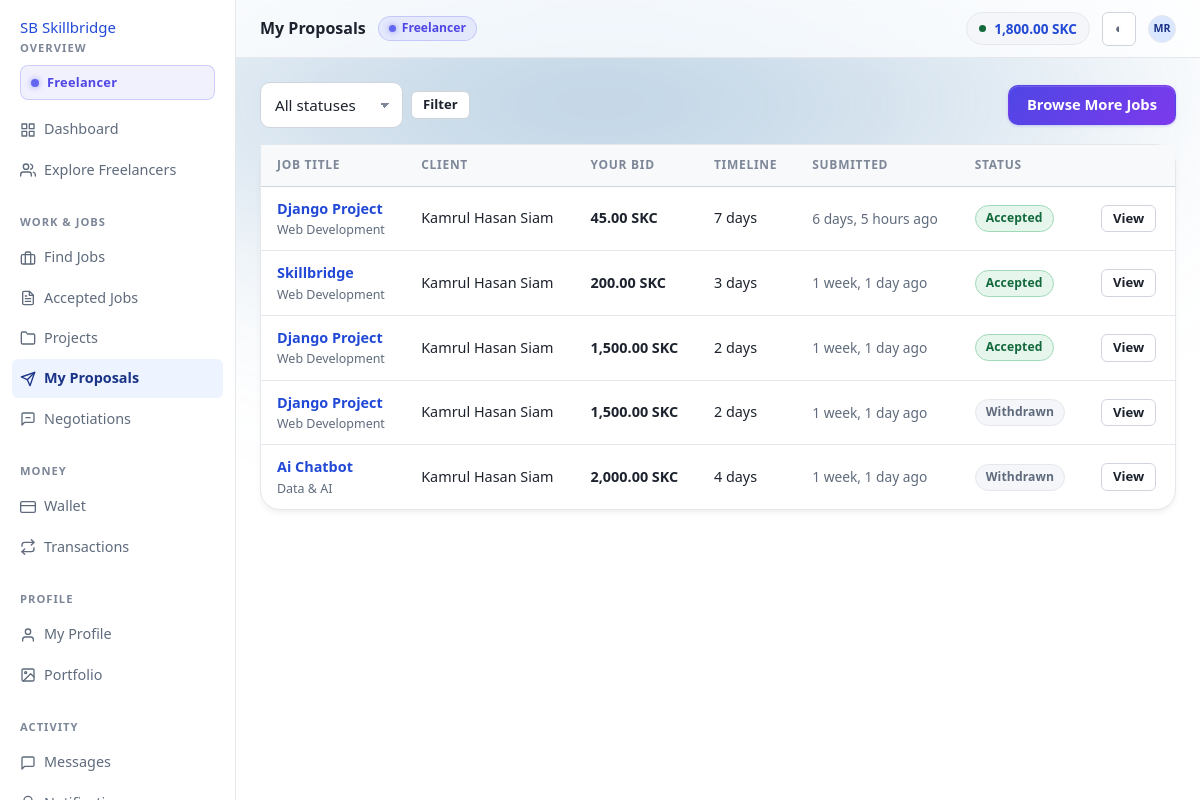
Page /proposals/mine/ (signed in) on the earlier database version.
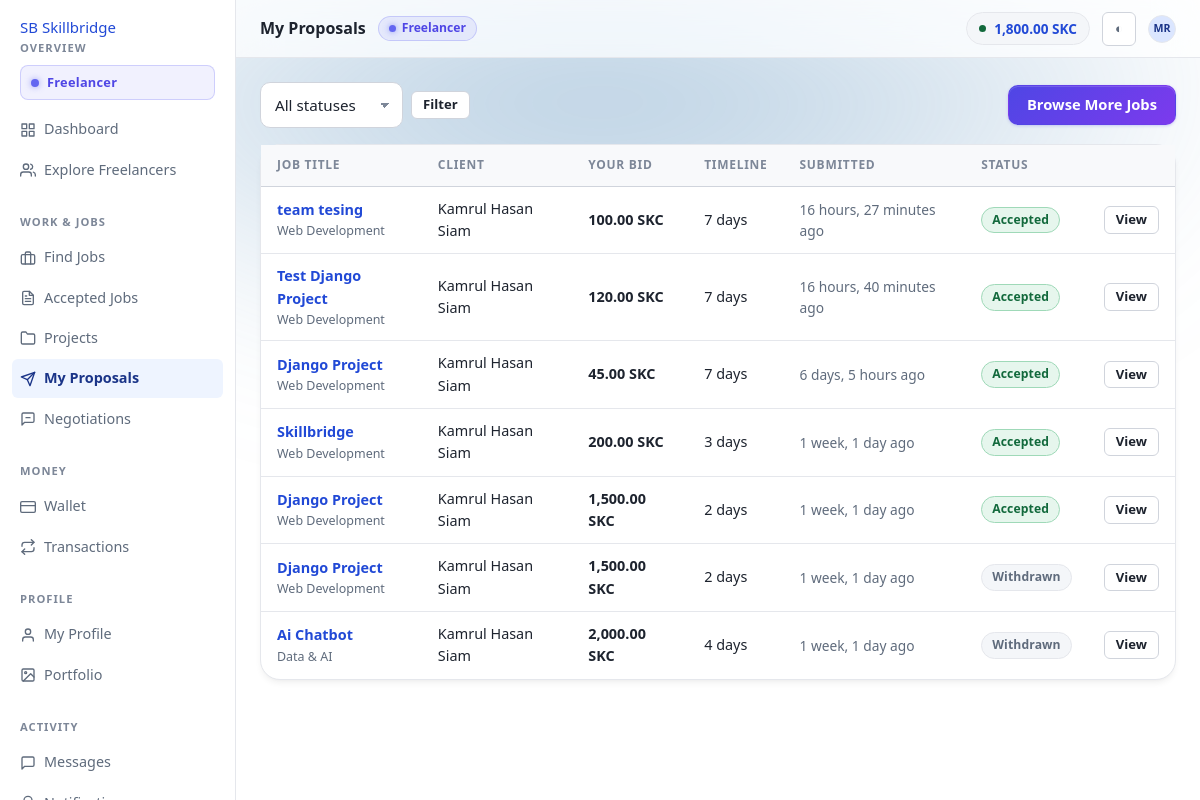
Same page on the later database version.
### apps/wallets/models.py (models this page shows, shortened)
class Wallet(TimeStampedModel):
    user = models.OneToOneField(settings.AUTH_USER_MODEL, on_delete=models.PROTECT, related_name='wallet')
    available_balance = MoneyField(help_text='Spendable SkillCoin.')
    reserved_balance = MoneyField(help_text='Locked for published job budgets or a pending withdrawal.')
    escrow_balance = MoneyField(help_text='Committed to funded projects.')
    lifetime_deposited = MoneyField()
    lifetime_withdrawn = MoneyField()
    lifetime_earned = MoneyField()
    lifetime_spent = MoneyField()
    is_frozen = models.BooleanField(default=False, help_text='Admin freeze — blocks every outgoing movement.')
    frozen_reason = models.CharField(max_length=300, blank=True)
    version = models.PositiveBigIntegerField(default=0, help_text='Incremented on every mutation; detects lost updates.')
    class Meta:
        constraints = [models.CheckConstraint(check=models.Q(available_balance__gte=ZERO), name='wallet_available_non_negative'), models.CheckConstraint(check=models.Q(reserved_balance__gte=ZERO), name='wallet_reserved_non_negative'), models.CheckConstraint(check=models.Q(escrow_balance__gte=ZERO), name='wallet_escrow_non_negative')]

### apps/accounts/models.py (models this page shows, shortened)
class User(AbstractBaseUser, PermissionsMixin, UUIDModel, TimeStampedModel):
    class Status(models.TextChoices):
        ACTIVE = ('ACTIVE', 'Active')
        SUSPENDED = ('SUSPENDED', 'Suspended')
        BANNED = ('BANNED', 'Banned')
        CLOSED = ('CLOSED', 'Closed')
    email = models.EmailField(unique=True, db_index=True)
    username = models.CharField(max_length=50, unique=True, db_index=True, validators=[USERNAME_VALIDATOR])
    first_name = models.CharField(max_length=80, blank=True)
    last_name = models.CharField(max_length=80, blank=True)
    role = models.CharField(max_length=12, choices=Role.choices, db_index=True)
    is_email_verified = models.BooleanField(default=False, db_index=True)
    email_verified_at = models.DateTimeField(null=True, blank=True)
    status = models.CharField(max_length=10, choices=Status.choices, default=Status.ACTIVE, db_index=True)
    suspension_reason = models.TextField(blank=True)
    suspended_until = models.DateTimeField(null=True, blank=True)
    is_active = models.BooleanField(default=True)
    is_staff = models.BooleanField(default=False)
    date_joined = models.DateTimeField(default=timezone.now)
    last_seen_at = models.DateTimeField(null=True, blank=True)
    avatar = models.ImageField(upload_to='avatars/%Y/%m/', null=True, blank=True)
    objects = UserManager()
    USERNAME_FIELD = 'email'
    REQUIRED_FIELDS = ['username']
    class Meta:
        ordering = ('-date_joined',)
        indexes = [models.Index(fields=['role', 'status']), models.Index(fields=['-date_joined'])]
    @property
    def full_name(self) -> str:
        name = f'{self.first_name} {self.last_name}'.strip()
        return name or self.username
    @property
    def initials(self) -> str:
        parts = [p for p in (self.first_name, self.last_name) if p]
        if parts:
            return ''.join((p[0] for p in parts[:2])).upper()
        return self.username[:2].upper()
    @property
    def is_freelancer(self) -> bool:
        return self.role == Role.FREELANCER
    @property
    def is_platform_admin(self) -> bool:
        return self.role == Role.ADMIN or self.is_superuser
    @property
    def is_usable(self) -> bool:
        if not self.is_active or self.status in {self.Status.BANNED, self.Status.CLOSED}:
            return False
        if self.status == self.Status.SUSPENDED:
            if self.suspended_until and self.suspended_until <= timezone.now():
                return True
            return False
        return True

### apps/proposals/models.py (models this page shows, shortened)
class Proposal(BaseModel):
    class Status(models.TextChoices):
        SUBMITTED = ('SUBMITTED', 'Submitted')
        UNDER_REVIEW = ('UNDER_REVIEW', 'Under review')
        NEGOTIATING = ('NEGOTIATING', 'Negotiating')
        ACCEPTED = ('ACCEPTED', 'Accepted')
        REJECTED = ('REJECTED', 'Rejected')
        WITHDRAWN = ('WITHDRAWN', 'Withdrawn')
    OPEN_STATUSES = [Status.SUBMITTED, Status.UNDER_REVIEW, Status.NEGOTIATING]
    job = models.ForeignKey('marketplace.Job', on_delete=models.CASCADE, related_name='proposals')
    freelancer = models.ForeignKey(settings.AUTH_USER_MODEL, on_delete=models.CASCADE, related_name='proposals')
    cover_letter = models.TextField(max_length=5000, help_text='Explain your approach, relevant experience, and why you are the best fit.')
    proposed_amount = MoneyField(help_text='Proposed budget in SkillCoin.')
    estimated_days = models.PositiveSmallIntegerField(default=7, help_text='Estimated working days to complete the job.')
    deliverables = models.TextField(blank=True, max_length=3000, help_text='List of deliverables or milestones proposed, one per line.')
    revision_limit = models.PositiveSmallIntegerField(default=2, help_text='Number of free review/revision rounds included.')
    additional_message = models.TextField(blank=True, max_length=2000, help_text='Optional note regarding availability, calls, or prerequisites.')
    status = models.CharField(max_length=20, choices=Status.choices, default=Status.SUBMITTED, db_index=True)
    rejection_reason = models.TextField(blank=True)
    responded_at = models.DateTimeField(null=True, blank=True)
    objects = ProposalQuerySet.as_manager()
    class Meta:
        ordering = ('-created_at',)
        indexes = [models.Index(fields=['job', 'status']), models.Index(fields=['freelancer', 'status']), models.Index(fields=['status', '-created_at'])]
        constraints = [models.CheckConstraint(check=models.Q(proposed_amount__gt=ZERO), name='proposal_amount_positive'), models.CheckConstraint(check=models.Q(estimated_days__gte=1), name='proposal_estimated_days_positive'), models.UniqueConstraint(fields=['job', 'freelancer'], condition=~models.Q(status='WITHDRAWN'), name='unique_active_proposal_per_job')]
    def get_absolute_url(self) -> str:
        return reverse('proposals:detail', args=[self.public_id])

### apps/marketplace/models.py (models this page shows, shortened)
class Job(SoftDeleteModel, BaseModel):
    class Status(models.TextChoices):
        DRAFT = ('DRAFT', 'Draft')
        OPEN = ('OPEN', 'Open')
        PROPOSAL_RECEIVED = ('PROPOSAL_RECEIVED', 'Proposals received')
        NEGOTIATING = ('NEGOTIATING', 'Negotiating')
        HIRED = ('HIRED', 'Freelancer hired')
        IN_PROGRESS = ('IN_PROGRESS', 'In progress')
        COMPLETED = ('COMPLETED', 'Completed')
        CANCELLED = ('CANCELLED', 'Cancelled')
    class JobType(models.TextChoices):
        FIXED = ('FIXED', 'Fixed price')
        HOURLY = ('HOURLY', 'Hourly')
        MILESTONE = ('MILESTONE', 'Milestone based')
    class Complexity(models.TextChoices):
        SIMPLE = ('SIMPLE', 'Simple')
        INTERMEDIATE = ('INTERMEDIATE', 'Intermediate')
        COMPLEX = ('COMPLEX', 'Complex')
        EXPERT = ('EXPERT', 'Expert')
    class Experience(models.TextChoices):
        ENTRY = ('ENTRY', 'Entry level')
        INTERMEDIATE = ('INTERMEDIATE', 'Intermediate')
        EXPERT = ('EXPERT', 'Expert')
    PUBLIC_STATUSES = [Status.OPEN, Status.PROPOSAL_RECEIVED, Status.NEGOTIATING, Status.HIRED, Status.IN_PROGRESS, Status.COMPLETED]
    OPEN_STATUSES = [Status.OPEN, Status.PROPOSAL_RECEIVED, Status.NEGOTIATING]
    CANCELLABLE_STATUSES = [Status.DRAFT, Status.OPEN, Status.PROPOSAL_RECEIVED, Status.NEGOTIATING]
    client = models.ForeignKey(settings.AUTH_USER_MODEL, on_delete=models.PROTECT, related_name='jobs')
    title = models.CharField(max_length=200)
    slug = models.SlugField(max_length=240, db_index=True)
    category = models.ForeignKey('profiles.Category', on_delete=models.PROTECT, related_name='jobs')
    description = models.TextField()
    requirements = models.TextField(blank=True)
    skills = models.ManyToManyField('profiles.Skill', related_name='jobs', blank=True)
    budget = MoneyField(help_text='Committed budget; reserved on publish.')
    job_type = models.CharField(max_length=10, choices=JobType.choices, default=JobType.FIXED)
    complexity = models.CharField(max_length=12, choices=Complexity.choices, default=Complexity.INTERMEDIATE)
    experience_level = models.CharField(max_length=12, choices=Experience.choices, default=Experience.INTERMEDIATE)
    deadline = models.DateTimeField()
    estimated_days = models.PositiveSmallIntegerField(null=True, blank=True)
    people_required = models.PositiveSmallIntegerField(default=1, help_text='How many freelancers the work needs.')
    team_required = models.BooleanField(default=False, help_text='The hired freelancer is expected to build a team.')
    status = models.CharField(max_length=18, choices=Status.choices, default=Status.DRAFT, db_index=True)
    is_featured = models.BooleanField(default=False, db_index=True)
    visibility_note = models.CharField(max_length=200, blank=True)
    published_at = models.DateTimeField(null=True, blank=True, db_index=True)
    budget_reserved_at = models.DateTimeField(null=True, blank=True)
    reserve_transaction = models.ForeignKey('wallets.WalletTransaction', on_delete=models.SET_NULL, null=True, blank=True, related_name='reserved_jobs')
    reserved_amount = MoneyField(help_text='Currently held in reserve for this job.')
    hired_freelancer = models.ForeignKey(settings.AUTH_USER_MODEL, on_delete=models.SET_NULL, null=True, blank=True, related_name='hired_jobs')
    hired_at = models.DateTimeField(null=True, blank=True)
    cancelled_at = models.DateTimeField(null=True, blank=True)
    cancellation_reason = models.TextField(blank=True)
    completed_at = models.DateTimeField(null=True, blank=True)
    proposal_count = models.PositiveIntegerField(default=0, db_index=True)
    view_count = models.PositiveIntegerField(default=0)
    message_count = models.PositiveIntegerField(default=0)
    is_flagged = models.BooleanField(default=False)
    moderation_note = models.CharField(max_length=300, blank=True)
    search_text = models.TextField(blank=True, editable=False, db_index=True)
    objects = JobQuerySet.as_manager()
    class Meta:
        ordering = ('-published_at', '-created_at')
        indexes = [models.Index(fields=['status', '-published_at']), models.Index(fields=['client', '-created_at']), models.Index(fields=['category', 'status']), models.Index(fields=['-budget']), models.Index(fields=['deadline']), models.Index(fields=['search_text'], name='job_search_text')]
        constraints = [models.CheckConstraint(check=models.Q(budget__gt=ZERO), name='job_budget_positive'), models.CheckConstraint(check=models.Q(people_required__gte=1), name='job_people_required_min'), models.CheckConstraint(check=~models.Q(status__in=['OPEN', 'PROPOSAL_RECEIVED', 'NEGOTIATING']) | models.Q(budget_reserved_at__isnull=False), name='job_open_requires_reservation')]

### apps/profiles/models.py (models this page shows, shortened)
class Category(TimeStampedModel):
    name = models.CharField(max_length=120, unique=True)
    slug = models.SlugField(max_length=140, unique=True, db_index=True)
    description = models.TextField(blank=True)
    icon = models.CharField(max_length=40, blank=True, help_text='Icon key used by the templates.')
    parent = models.ForeignKey('self', on_delete=models.CASCADE, null=True, blank=True, related_name='children')
    order = models.PositiveSmallIntegerField(default=0)
    is_active = models.BooleanField(default=True, db_index=True)
    is_featured = models.BooleanField(default=False)
    class Meta:
        ordering = ('order', 'name')
        verbose_name_plural = 'categories'

### apps/proposals/views.py (the view)
# urls.py: urlpatterns = [path('mine/', views.my_proposals_view, name='my_proposals'), path('job/<uuid:job_id>/apply/', views.create_proposal, name='create'), path('job/<uuid:job_id>/', views.proposals_for_job_v
@freelancer_required
def my_proposals_view(request):
    proposals_qs = selectors.freelancer_proposals(request.user)
    status_filter = request.GET.get('status', '')
    if status_filter:
        proposals_qs = proposals_qs.filter(status=status_filter)
    page, querystring = paginate(request, proposals_qs, 15)
    return render(request, 'proposals/my_proposals.html', {'page': page, 'querystring': querystring, 'statuses': Proposal.Status.choices, 'current_status': status_filter, 'nav_section': 'jobs', 'nav': 'proposals', 'page_title': 'My Proposals'})

### apps/proposals/templates/proposals/my_proposals.html (shortened to what this page needs)
{% extends "layouts/dashboard.html" %}
{% load static %}
{% block page_heading %}My Proposals{% endblock %}
{% block content %}
<div class="row row--between row--wrap" style="margin-bottom:var(--gap-4)">
  <form method="get" class="row row--tight" data-autosubmit>
    <select id="status" name="status">
      <option value="">All statuses</option>
    </select>
    <button class="btn btn--secondary btn--sm" type="submit">Filter</button>
  </form>
  <a class="btn btn--primary" href="{% url 'marketplace:job_list' %}">Browse More Jobs</a>
</div>
{% if page.object_list %}
  <div class="card card--flush">
    <div class="table-wrap">
      <table class="table">
        <thead>
          <tr>
            <th>Job Title</th>
            <th>Client</th>
            <th>Your Bid</th>
            <th>Timeline</th>
            <th>Submitted</th>
            <th>Status</th>
            <th></th>
          </tr>
        </thead>
        <tbody>
          {% for p in page.object_list %}
            <tr>
              <td>
                <a class="bold" href="{{ p.get_absolute_url }}">{{ p.job.title }}</a>
                <div class="tiny muted">{{ p.job.category.name }}</div>
              </td>
              <td>{{ p.job.client.full_name }}</td>
              <td class="coin bold">{{ p.proposed_amount|coins }}</td>
              <td>{{ p.estimated_days }} days</td>
              <td class="small muted">{{ p.created_at|timesince }} ago</td>
              <td>{% status_pill p.status %}</td>
              <td class="right">
                <a class="btn btn--secondary btn--sm" href="{{ p.get_absolute_url }}">View</a>
              </td>
            </tr>
          {% endfor %}
        </tbody>
      </table>
    </div>
  </div>
{% else %}
  {% include "components/empty-state.html" with title="No proposals found" body="You haven't submitted any proposals yet. Check out open marketplace jobs to apply!" action_url="/jobs/" action_label="Browse Jobs" %}
{% endif %}
{% endblock %}

### templates/layouts/dashboard.html (shortened to what this page needs)
{% extends "base.html" %}
{% load static %}
{% block shell_css %}<link rel="stylesheet" href="{% static 'css/dashboard.css' %}?v=4.0">{% endblock %}
{% block chrome %}
<div class="app">
  <aside class="app-side">
    <a class="brand" href="{% url 'home' %}">
      <span class="brand__mark" aria-hidden="true">SB</span> Skillbridge
    </a>
    {% include "components/sidebar.html" %}
  </aside>
  <div class="app-main">
    <header class="app-top">
      <span class="app-top__title">{% block page_heading %}{% endblock %}</span>
      {% if user.is_freelancer %}
        <span class="top-role-badge top-role-badge--freelancer"><span class="role-pulse-dot"></span> Freelancer</span>
      {% elif user.is_client %}
        <span class="top-role-badge top-role-badge--client"><span class="role-pulse-dot"></span> Client</span>
      {% endif %}
      {% if wallet %}
        <a class="wallet-chip hide-sm" href="{% url 'wallets:wallet' %}" title="Available balance">
          <span class="wallet-chip__dot" aria-hidden="true"></span>
          {{ wallet.available_balance|coin }} {{ SKILLCOIN.CODE }}
        </a>
      {% endif %}
      <button class="icon-btn" type="button" data-theme-toggle aria-label="Switch colour theme">◐</button>
      <a class="avatar avatar--sm" href="{% url 'accounts:settings' %}" title="{{ user.full_name }}">
        {% if user.avatar %}<img src="{{ user.avatar.url }}" alt="">{% else %}{{ user.initials }}{% endif %}
      </a>
    </header>
    <main id="main" class="app-body{% block body_class %}{% endblock %}">
      {% block content %}{% endblock %}
    </main>
  </div>
</div>
{% endblock %}

Differences in the rows shown:
added Proposal: job "team tesing", job.category.name "Web Development", job.client.full_name "Kamrul Hasan Siam", proposed_amount|coins "100.00 SKC", estimated_days "7", created_at "16 hours, 27 minutes", status "Accepted"
added Proposal: job "Test Django Project", job.category.name "Web Development", job.client.full_name "Kamrul Hasan Siam", proposed_amount|coins "120.00 SKC", estimated_days "7", created_at "16 hours, 40 minutes", status "Accepted"
